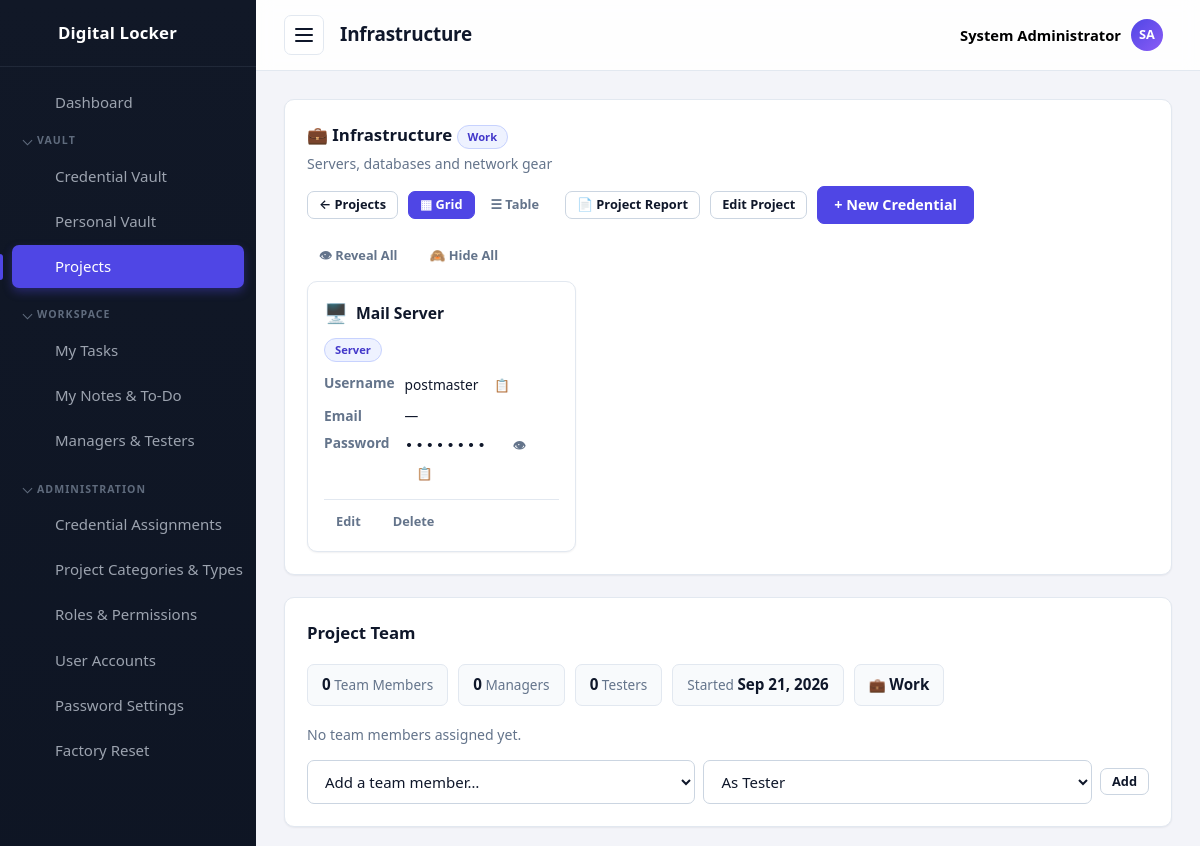
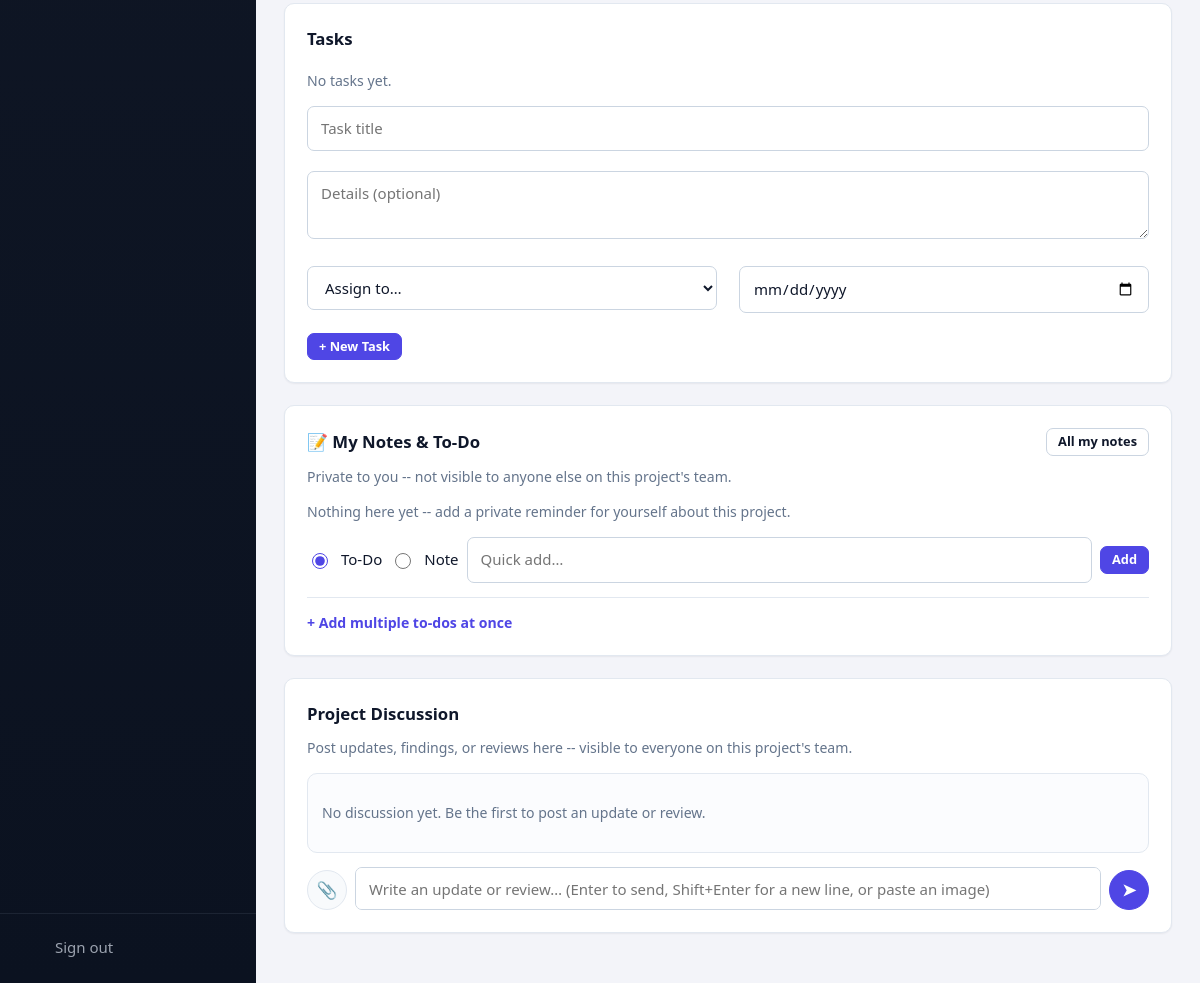
The app's page /projects/view.php?id=3 (signed in) with its own data (2 pictures, top to bottom).
### tables this page shows
CREATE TABLE settings (
  id          INT UNSIGNED AUTO_INCREMENT PRIMARY KEY,
  setting_key VARCHAR(60) NOT NULL UNIQUE,
  setting_value TEXT NULL
);

CREATE TABLE projects (
  id          INT UNSIGNED AUTO_INCREMENT PRIMARY KEY,
  name        VARCHAR(100) NOT NULL UNIQUE,
  category    VARCHAR(60)  NOT NULL DEFAULT '',
  type        VARCHAR(60)  NOT NULL DEFAULT '',
  role        VARCHAR(80)  NOT NULL DEFAULT '',
  description VARCHAR(255) NOT NULL DEFAULT '',
  created_at  TIMESTAMP DEFAULT CURRENT_TIMESTAMP
);

CREATE TABLE project_categories (
  id         INT UNSIGNED AUTO_INCREMENT PRIMARY KEY,
  name       VARCHAR(60) NOT NULL UNIQUE,
   
   
  icon       VARCHAR(255) NOT NULL DEFAULT '📁',
  created_at TIMESTAMP DEFAULT CURRENT_TIMESTAMP
);

CREATE TABLE passwords (
  id            INT UNSIGNED AUTO_INCREMENT PRIMARY KEY,
  title         VARCHAR(150) NOT NULL,
  category      VARCHAR(60)  NOT NULL DEFAULT '',
  username      VARCHAR(120) NOT NULL DEFAULT '',
  email         VARCHAR(120) NOT NULL DEFAULT '',
  phone         VARCHAR(40)  NOT NULL DEFAULT '',
  encrypted     TEXT         NOT NULL,
  url           VARCHAR(255) NOT NULL DEFAULT '',
  notes         TEXT,
  extra_info    TEXT,
  project_id    INT UNSIGNED NULL,
  assigned_to   INT UNSIGNED NULL,
  created_by    INT UNSIGNED NULL,
  created_at    TIMESTAMP DEFAULT CURRENT_TIMESTAMP,
  updated_at    TIMESTAMP DEFAULT CURRENT_TIMESTAMP ON UPDATE CURRENT_TIMESTAMP,
  CONSTRAINT fk_p_project  FOREIGN KEY (project_id)  REFERENCES projects(id) ON DELETE SET NULL,
  CONSTRAINT fk_p_assigned FOREIGN KEY (assigned_to) REFERENCES users(id)    ON DELETE SET NULL,
  CONSTRAINT fk_p_creator  FOREIGN KEY (created_by)  REFERENCES users(id)    ON DELETE SET NULL
);

### projects/view.php (the view, shortened to what the rows shown need)
<?php
require_once __DIR__ . '/../includes/init.php';
$id = isset($_GET['id']) ? (int) $_GET['id'] : 0;
$stmt = $db->prepare('SELECT * FROM projects WHERE id = :id');
$stmt->execute(['id' => $id]);
$project = $stmt->fetch();
if (!canAccessProject($id)) {
    require __DIR__ . '/../403.php';
    exit;
}
$canManageProject = hasPermission('projects.manage');
$pageTitle = $project['name'];
$canViewVault = hasPermission('passwords.view');
$credentials = [];
$viewMode = ($_GET['view'] ?? '') === 'table' ? 'table' : 'grid';
if ($canViewVault) {
    $stmt = $db->prepare(
        'SELECT p.id, p.title, p.category, p.username, p.email, p.updated_at,
                u.username AS assigned_username, u.full_name AS assigned_full_name,
                GROUP_CONCAT(DISTINCT r.name ORDER BY r.name SEPARATOR "||") AS role_names
           FROM passwords p
           LEFT JOIN users u ON u.id = p.assigned_to
           LEFT JOIN password_roles pr ON pr.password_id = p.id
           LEFT JOIN roles r ON r.id = pr.role_id
          WHERE p.project_id = :pid
          GROUP BY p.id
          ORDER BY p.title ASC'
    );
    $stmt->execute(['pid' => $id]);
    $credentials = $stmt->fetchAll();
}
$members = $db->prepare(
    'SELECT pm.id, pm.project_role, u.id AS user_id, u.username, u.full_name
       FROM project_members pm JOIN users u ON u.id = pm.user_id
      WHERE pm.project_id = :pid
      ORDER BY pm.project_role, u.full_name'
);
$members->execute(['pid' => $id]);
$members = $members->fetchAll();
$projectManagers = array_values(array_filter($members, static fn ($m) => $m['project_role'] === 'manager'));
require __DIR__ . '/../includes/header.php';
?>
<div class="card">
    <div class="card__header card__header--stack">
        <div>
            <h2 class="card__title"><?= $project['category'] ? e(projectCategoryIcon($project['category'])) : '📁' ?> <?= e($project['name']) ?><?php if ($project['category']): ?> <span class="badge badge--role"><?= e($project['category']) ?></span><?php endif; ?><?php if ($project['type']): ?> <span class="badge badge--role"><?= e(projectTypeIcon($project['type'])) ?> <?= e($project['type']) ?></span><?php endif; ?><?php if ($project['role']): ?> <span class="badge badge--role">🎯 <?= e($project['role']) ?></span><?php endif; ?></h2>
            <?php if ($project['description']): ?>
                <p class="muted" style="margin:4px 0 0"><?= e($project['description']) ?></p>
            <?php endif; ?>
        </div>
    </div>
    <?php
    function renderProjectCredentialCard(array $row): void
    {
        $canAccess = canAccessCredential((int) $row['id']);
        ?>
        <div class="credential-card<?= $canAccess ? '' : ' credential-card--restricted' ?>">
            <div class="credential-card__header">
                <span class="credential-card__icon"><?= categoryIcon((string) $row['category']) ?></span>
                <a class="credential-card__title" href="<?= BASE_URL ?>/passwords/view.php?id=<?= (int) $row['id'] ?>"><?= e($row['title']) ?></a>
            </div>
            <div class="credential-card__meta">
                <?php if ($row['category']): ?><a class="badge badge--role" href="<?= BASE_URL ?>/passwords/index.php?category=<?= urlencode($row['category']) ?>"><?= e($row['category']) ?></a><?php endif; ?>
            </div>
            <dl class="credential-card__fields">
                <dt>Username</dt>
                <dd>
                    <?php if ($row['username']): ?>
                        <?= e($row['username']) ?>
                        <button type="button" class="btn btn--small btn--ghost copy-text-btn" data-copy="<?= e($row['username']) ?>" title="Copy username">📋</button>
                    <?php else: ?>
                        —
                    <?php endif; ?>
                </dd>
                <dt>Email</dt>
                <dd>
                    <?php if ($row['email']): ?>
                        <?= e($row['email']) ?>
                        <button type="button" class="btn btn--small btn--ghost copy-text-btn" data-copy="<?= e($row['email']) ?>" title="Copy email">📋</button>
                    <?php else: ?>
                        —
                    <?php endif; ?>
                </dd>
                <dt>Password</dt>
                <dd>
                    <?php if ($canAccess): ?>
                        <span class="secret secret--row" id="secret-row-<?= (int) $row['id'] ?>">••••••••</span>
                        <button type="button" class="btn btn--small btn--ghost reveal-row-btn" data-url="<?= BASE_URL ?>/passwords/ajax.php?reveal=<?= (int) $row['id'] ?>" data-target="secret-row-<?= (int) $row['id'] ?>" title="Reveal">👁</button>
                        <button type="button" class="btn btn--small btn--ghost copy-row-btn" data-url="<?= BASE_URL ?>/passwords/ajax.php?reveal=<?= (int) $row['id'] ?>" data-target="secret-row-<?= (int) $row['id'] ?>" title="Copy password">📋</button>
                    <?php else: ?>
                        <span class="muted">🔒 Restricted</span>
                    <?php endif; ?>
                </dd>
            </dl>
            <?php if ($canAccess && hasPermission('passwords.manage')): ?>
                <div class="credential-card__actions">
                    <a class="btn btn--small btn--ghost" href="<?= BASE_URL ?>/passwords/edit.php?id=<?= (int) $row['id'] ?>">Edit</a>
                    <form class="inline-form" method="post" action="<?= BASE_URL ?>/passwords/delete.php"
                          onsubmit="return confirm('Delete this credential?');">
                        <button type="submit" class="btn btn--small btn--ghost">Delete</button>
                    </form>
                </div>
            <?php endif; ?>
        </div>
        <?php
    }
        ?>
        <?php
    function renderProjectCredentialSet(array $rows, string $viewMode): void
    {
        if ($viewMode === 'table') {
            ?>
            <div class="table-wrap">
            <table class="table">
                <thead>
                    <tr>
                        <th>System</th><th>Category</th><th>Username</th><th>Email</th><th>Password</th>
                        <th class="table__actions">Actions</th>
                    </tr>
                </thead>
                <tbody>
                <?php foreach ($rows as $row): ?>
                    <?php renderProjectCredentialRow($row); ?>
                <?php endforeach; ?>
                </tbody>
            </table>
            </div>
            <?php
        } else {
            ?>
            <div class="credential-grid">
                <?php foreach ($rows as $row): ?>
                    <?php renderProjectCredentialCard($row); ?>
                <?php endforeach; ?>
            </div>
            <?php
        }
    }
    $roleGroups = [];
    foreach ($credentials as $row) {
        $roleGroups[extractLoginRole($row['title'])][] = $row;
    }
    $useRoleAccordion = count($roleGroups) < count($credentials);
    ?>
    <?php if (!$canViewVault): ?>
        <p class="muted">You don't have permission to view the Credential Vault.</p>
    <?php elseif (!$credentials): ?>
        <p class="muted">No credentials are linked to this project yet.</p>
    <?php else: ?>
        <?php renderProjectCredentialSet($credentials, $viewMode); ?>
    <?php endif; ?>
</div>
<?php
$managers = $projectManagers;
$testerMembersOnly = array_values(array_filter($members, static fn ($m) => $m['project_role'] === 'tester'));
    ?>
<div class="card">
    <div class="card__header">
        <h2 class="card__title">Project Team</h2>
    </div>
    <div class="stat-strip">
        <div class="stat-chip"><strong><?= count($members) ?></strong> Team Member<?= count($members) === 1 ? '' : 's' ?></div>
        <div class="stat-chip"><strong><?= count($managers) ?></strong> Manager<?= count($managers) === 1 ? '' : 's' ?></div>
        <div class="stat-chip"><strong><?= count($testerMembersOnly) ?></strong> Tester<?= count($testerMembersOnly) === 1 ? '' : 's' ?></div>
        <div class="stat-chip">Started <strong><?= e(date('M j, Y', strtotime($project['created_at']))) ?></strong></div>
        <?php if ($project['category']): ?><div class="stat-chip"><?= e(projectCategoryIcon($project['category'])) ?> <strong><?= e($project['category']) ?></strong></div><?php endif; ?>
    </div>
    </div>
    <div class="card">
        <div class="card__header">
            <h2 class="card__title">Tasks</h2>
        </div>
    </div>
<div class="card" id="notes">
    <div class="card__header">
        <h2 class="card__title">📝 My Notes &amp; To-Do</h2>
    </div>
</div>
<div class="card" id="discussion">
    <div class="card__header">
        <h2 class="card__title">Project Discussion</h2>
    </div>
</div>
<?php require __DIR__ . '/../includes/footer.php'; ?>

### includes/header.php (shortened to what the rows shown need)
<?php
require_once __DIR__ . '/init.php';
function navIcon(string $name): string
{
    $icons = [
        'dashboard' => '<path d="M3 3h8v8H3zM13 3h8v5h-8zM13 12h8v9h-8zM3 15h8v6H3z"/>',
        'passwords' => '<circle cx="8" cy="15" r="4"/><path d="M10.8 12.2L21 2M18 5l3 3M15.5 7.5l2 2"/>',
        'personal'  => '<circle cx="12" cy="8" r="4"/><path d="M4 21c0-4.4 3.6-7 8-7s8 2.6 8 7"/>',
        'export'    => '<path d="M12 3v12M8 11l4 4 4-4M4 17v3h16v-3"/>',
        'projects'  => '<path d="M3 7a2 2 0 0 1 2-2h4l2 2h8a2 2 0 0 1 2 2v9a2 2 0 0 1-2 2H5a2 2 0 0 1-2-2z"/>',
        'tasks'     => '<path d="M9 5H7a2 2 0 0 0-2 2v12a2 2 0 0 0 2 2h10a2 2 0 0 0 2-2V7a2 2 0 0 0-2-2h-2"/><rect x="9" y="3" width="6" height="4" rx="1"/><path d="M9 12l2 2 4-4"/>',
        'notes'     => '<path d="M6 3h9l5 5v13a1 1 0 0 1-1 1H6a1 1 0 0 1-1-1V4a1 1 0 0 1 1-1z"/><path d="M15 3v5h5M8 13h8M8 17h5"/>',
        'team'      => '<circle cx="9" cy="8" r="3.5"/><path d="M2.5 20c0-3.5 3-5.5 6.5-5.5s6.5 2 6.5 5.5M16 4.5a3.5 3.5 0 0 1 0 7M17.5 14.5c2.5.6 4 2.3 4 5.5"/>',
        'categories' => '<path d="M4 4h7v7H4zM13 4h7v7h-7zM4 13h7v7H4zM13 13h7v7h-7z"/>',
        'assignments' => '<circle cx="9" cy="7" r="4"/><path d="M2.5 21c0-4 3-6.5 6.5-6.5s6.5 2.5 6.5 6.5"/><path d="M17 8l2 2 4-4"/>',
        'roles'     => '<path d="M12 3l8 3v6c0 4.5-3.2 7.6-8 9-4.8-1.4-8-4.5-8-9V6z"/><path d="M9 12l2 2 4-4"/>',
        'users'     => '<circle cx="9" cy="8" r="3.5"/><path d="M2.5 20c0-3.5 3-5.5 6.5-5.5s6.5 2 6.5 5.5M16 4.5a3.5 3.5 0 0 1 0 7M17.5 14.5c2.5.6 4 2.3 4 5.5"/>',
        'settings'  => '<path d="M4 7h10M18 7h2M4 17h2M10 17h10"/><circle cx="16" cy="7" r="2.5"/><circle cx="8" cy="17" r="2.5"/>',
        'reset'     => '<path d="M3 12a9 9 0 1 1 3 6.7"/><path d="M3 21v-5h5"/>',
        'logout'    => '<path d="M14 4H5v16h9M10 12h11M18 8l4 4-4 4"/>',
        'lock'      => '<rect x="5" y="11" width="14" height="10" rx="2"/><path d="M8 11V8a4 4 0 0 1 8 0v3M12 15v3"/>',
    ];
    return '<svg class="icon" width="24" height="24" viewBox="0 0 24 24" fill="none" stroke="currentColor" stroke-width="2" stroke-linecap="round" stroke-linejoin="round" aria-hidden="true">' . ($icons[$name] ?? '') . '</svg>';
}
?>
<!DOCTYPE html>
<html lang="en">
<head>
    <title><?= e(pageTitle($pageTitle)) ?></title>
    <link rel="stylesheet" href="<?= e(assetUrl('/assets/css/style.css')) ?>">
</head>
<body data-autolock="<?= (int) setting('auto_lock_minutes', '0') ?>" data-confirm-reveal="<?= (int) setting('require_confirm_reveal', '0') ?>" data-lock-url="<?= e(BASE_URL . '/lock.php') ?>">
<div class="layout">
    <aside class="sidebar" id="sidebar">
        <a class="sidebar__brand" href="<?= BASE_URL ?>/dashboard.php" aria-label="<?= e(appName()) ?>">
            <?= navIcon('lock') ?>
            <span class="sidebar__brand-text"><?= e(appName()) ?></span>
        </a>
    </aside>
    <div class="main">
        <header class="topbar">
            <button class="topbar__toggle" id="sidebar-toggle" aria-label="Toggle navigation" aria-expanded="true">
                <span></span><span></span><span></span>
            </button>
            <h1 class="topbar__title"><?= e($pageTitle) ?></h1>
            <div class="topbar__user" id="user-menu">
                <button type="button" class="topbar__user-btn" id="user-menu-toggle" aria-haspopup="true" aria-expanded="false">
                </button>
            </div>
        </header>
        <main class="content">

### records on screen
settings: setting_value "Digital Locker"
projects: name "Infrastructure", category.icon "💼", category "Work", description "Servers, databases and network gear", created_at "Sep 21, 2026"
passwords: category "🖥️", title "Mail Server", category "Server", username "postmaster"

### other values on screen
$navGroup['label'] "VAULT"
$navItem['label'] "Credential Vault"
$navItem['label'] "Personal Vault"
$navItem['label'] "Projects"
$navGroup['label'] "WORKSPACE"
$navItem['label'] "My Tasks"
$navItem['label'] "My Notes & To-Do"
$navItem['label'] "Managers & Testers"
$navGroup['label'] "ADMINISTRATION"
$navItem['label'] "Credential Assignments"
$navItem['label'] "Project Categories & Types"
$navItem['label'] "Roles & Permissions"
$navItem['label'] "User Accounts"
$navItem['label'] "Password Settings"
$navItem['label'] "Factory Reset"
